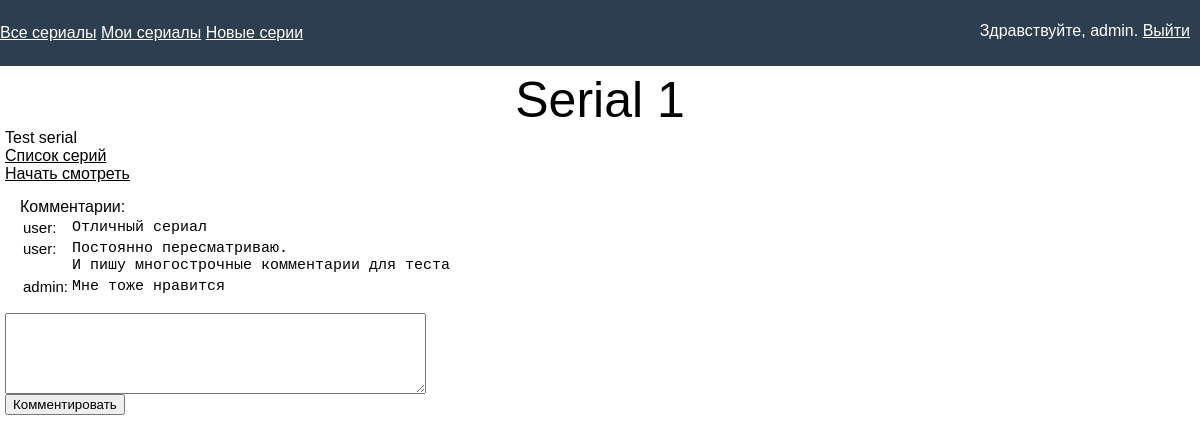
Page /serials/1/ (signed in) on the committed database.
### serials/models.py (models this page shows, shortened)
class Serial(models.Model):
    name = models.CharField(max_length=50)
    description = models.CharField(max_length=500)

class Comment(models.Model):
    page = models.CharField(max_length=50)
    user_name = models.CharField(max_length=30)
    text = models.CharField(max_length=500)

### serials/views.py (the view, shortened to what this page needs)
# urls.py: url(r'^serials/(\d+)/$', SerialView.as_view()),
class SerialView(View):
    def get(self, request, pk):
        serial = get_object_or_404(Serial, pk=pk)
        watching = request.user.watching.filter(serial=pk).count()
        comments = Comment.objects.filter(page=request.path)
        return render(request, 'serial.html', {'serial': serial, 'watching': watching, 'comments': comments})

### serials/templates/serial.html (shortened to what this page needs)
{% extends 'base.html' %}
{% block content %}
    <div class="title">
        {{ serial.name }}
    </div>
    <div>{{ serial.description }}</div>
    <div><a href="episodes/">Список серий</a></div>
    {% if request.user.pk and not watching %}
        <a href="start_watch/">Начать смотреть</a>
    {% else %}
        <a href="stop_watch/">Удалить из моих сериалов</a>
    {% endif %}
    <div class="comments">
        Комментарии:
        <table>
            {% for comment in comments %}
                <tr>
                    <td>{{ comment.user_name }}:</td>
                    <td><pre>{{ comment.text }}</pre></td>
                </tr>
            {% endfor %}
        </table>
    </div>
    {% if request.user.pk %}
        <form method="post" action="">
            <textarea name="text" maxlength="500" cols="50" rows="5"></textarea><br/>
            <input type="submit" value="Комментировать"/>
        </form>
    {% endif %}
{% endblock content %}

### serials/templates/base.html (shortened to what this page needs)
{% load staticfiles %}
<html lang="en">
<head>
    <link rel="stylesheet" href="{% static 'style.css' %}?123">
</head>
<body>
    <div class="content container">
        <div class="menu">
            <a href="/serials/">Все сериалы</a>
            {% if request.user.pk %}
                <a href="/my_serials/">Мои сериалы</a>
                <a href="/my_episodes/">Новые серии</a>
            {% endif %}
            <div class="user">
                {% if request.user.pk %}
                    Здравствуйте, {{ request.user.username }}.
                    <a href="/logout/">Выйти</a>
                {% else %}
                    <a href="/login/">Авторизация</a>
                {% endif %}
            </div>
        </div>
        <div class="row">
            <div class="col-md-8">
                {% block content %}
                {% endblock %}
            </div>
        </div>
    </div>
</body>
</html>

### serials/static/style.css (style rules this page uses)
body { margin:0; padding:0; font-family: 'Tahoma', sans-serif; }
li, td { font-family: 'Tahoma', Helvetica, sans-serif; font-size: 15px; max-width: 500; word-break: break-all; vertical-align: top; }
a { color: #000000; }
.menu { background-color: #2c3e50; border:none; padding: 1.5em 0em; margin: 0; border-radius: 0; }
.menu a { color: #ffffff; }
.user { text-align: right; color: #ffffff; padding: 0px; position: relative; top: -20; left: -10; height: 0; }
.title { text-align: center; font-size: 50px; }
.comments { margin: 15px; }
.row { margin: 5; }

### rows in the picture
Serial: name "Serial 1", description "Test serial"
Comment: user_name "user", text "Отличный сериал"
Comment: user_name "user", text "Постоянно пересматриваю. И пишу многострочные комментарии для теста"
Comment: user_name "admin", text "Мне тоже нравится"

### other values in the picture
{{ request.user.username }} "admin"
